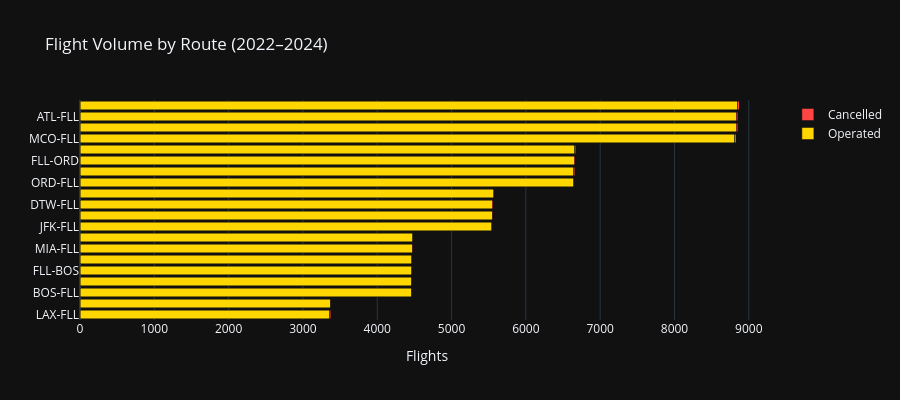

Source (notebook cell):
### Markdown cell above
## 1. Flight Volume by Route

### Code cell
route_vol = (
    flights.groupby('Route')
    .agg(
        total_flights=('ArrDel15', 'count'),
        operated=('Cancelled', lambda x: (x == 0).sum()),
        cancelled=('Cancelled', 'sum'),
    )
    .reset_index()
    .sort_values('total_flights', ascending=True)
)

fig = go.Figure()
fig.add_trace(go.Bar(
    y=route_vol['Route'], x=route_vol['operated'],
    name='Operated', orientation='h', marker_color=SPIRIT_YELLOW
))
fig.add_trace(go.Bar(
    y=route_vol['Route'], x=route_vol['cancelled'],
    name='Cancelled', orientation='h', marker_color='#FF4444'
))
fig.update_layout(
    barmode='stack', template=TEMPLATE,
    title='Flight Volume by Route (2022–2024)',
    xaxis_title='Flights', height=400
)
fig.show()

### Figure 1 — Plotly figure (JSON) as saved in the notebook; plotly's stock layout.template omitted (floating-point values rounded to 4 significant figures)
{"data": [{"marker": {"color": "#FFD700"}, "name": "Operated", "orientation": "h", "type": "bar", "x": [3363, 3372, 4457, 4459, 4461, 4465, 4471, 4478, 5537, 5550, 5550, 5563, 6642, 6643, 6653, 6656, 8810, 8831, 8832, 8853], "y": ["LAX-FLL", "FLL-LAX", "BOS-FLL", "LAS-FLL", "FLL-BOS", "FLL-LAS", "MIA-FLL", "FLL-MIA", "JFK-FLL", "FLL-JFK", "DTW-FLL", "FLL-DTW", "ORD-FLL", "DFW-FLL", "FLL-ORD", "FLL-DFW", "MCO-FLL", "FLL-MCO", "ATL-FLL", "FLL-ATL"]}, {"marker": {"color": "#FF4444"}, "name": "Cancelled", "orientation": "h", "type": "bar", "x": [9, 4, 4, 6, 8, 7, 7, 4, 13, 7, 13, 10, 11, 13, 10, 15, 21, 20, 21, 19], "y": ["LAX-FLL", "FLL-LAX", "BOS-FLL", "LAS-FLL", "FLL-BOS", "FLL-LAS", "MIA-FLL", "FLL-MIA", "JFK-FLL", "FLL-JFK", "DTW-FLL", "FLL-DTW", "ORD-FLL", "DFW-FLL", "FLL-ORD", "FLL-DFW", "MCO-FLL", "FLL-MCO", "ATL-FLL", "FLL-ATL"]}], "layout": {"barmode": "stack", "height": 400, "title": {"text": "Flight Volume by Route (2022–2024)"}, "xaxis": {"title": {"text": "Flights"}}}}
